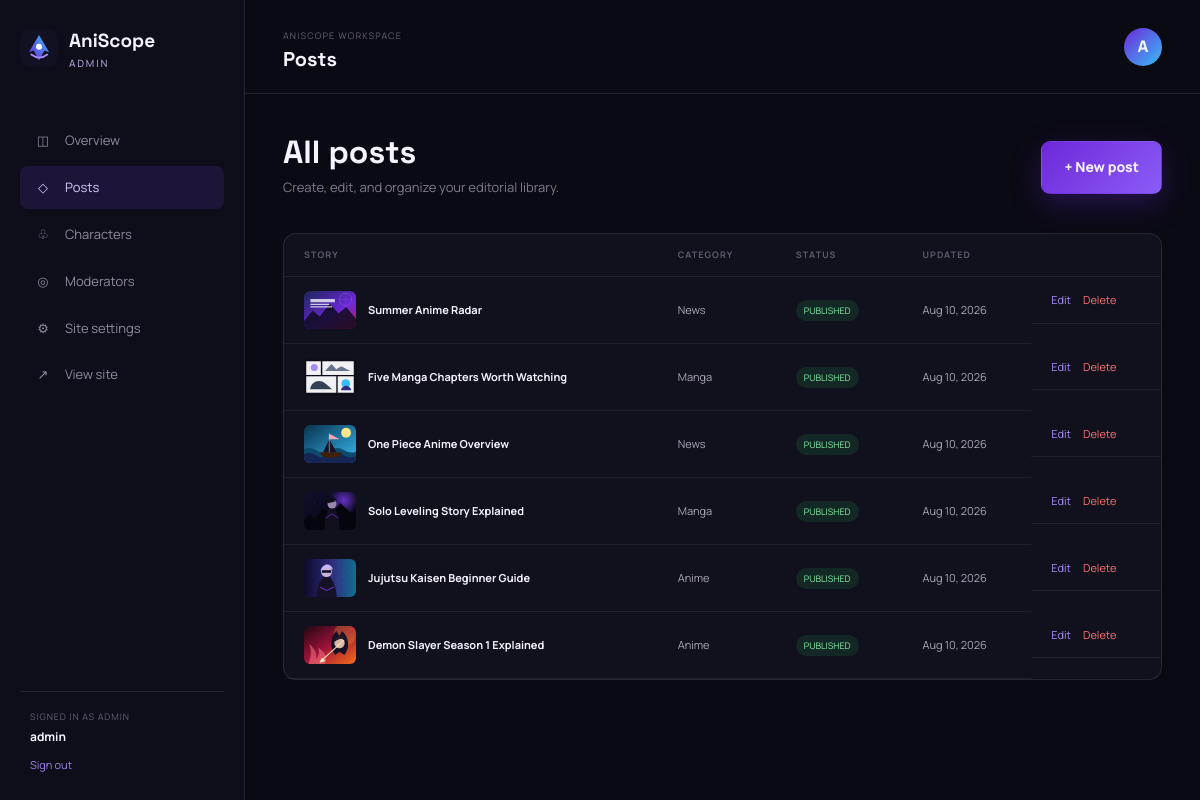
Screenshot of /admin/posts.php (signed in) with the database file from the repository.
### tables this page shows
CREATE TABLE IF NOT EXISTS posts (
    id INT UNSIGNED AUTO_INCREMENT PRIMARY KEY,
    title VARCHAR(200) NOT NULL,
    slug VARCHAR(220) NOT NULL UNIQUE,
    category ENUM('Anime','Manga','News') NOT NULL,
    excerpt VARCHAR(500) NOT NULL,
    content MEDIUMTEXT NOT NULL,
    image_url VARCHAR(500) NOT NULL,
    youtube_url VARCHAR(500) NULL,
    status ENUM('draft','published') NOT NULL DEFAULT 'published',
    created_at VARCHAR(40) NOT NULL,
    updated_at VARCHAR(40) NOT NULL,
    INDEX idx_posts_category (category),
    INDEX idx_posts_status (status)
);

### includes/api.php (called while the page is built, shortened)
<?php
function env_value(string $key, string $default = ''): string
{
    static $values = null;
    if ($values === null) {
        $values = [];
    }
    return $_ENV[$key] ?? getenv($key) ?: ($values[$key] ?? $default);
}
function db_config(): array
{
    $configFile = dirname(__DIR__) . '/config/database.php';
    $config = is_file($configFile) ? require $configFile : [];
    return [
        'host' => $config['host'] ?? env_value('DB_HOST', 'localhost'),
        'port' => $config['port'] ?? env_value('DB_PORT', '3306'),
        'name' => $config['name'] ?? env_value('DB_NAME', ''),
        'user' => $config['user'] ?? env_value('DB_USER', ''),
        'pass' => $config['pass'] ?? env_value('DB_PASS', ''),
        'charset' => $config['charset'] ?? env_value('DB_CHARSET', 'utf8mb4'),
    ];
}
function db(): PDO
{
    static $pdo = null;
    if ($pdo instanceof PDO) return $pdo;
    $config = db_config();
    $dsn = sprintf('mysql:host=%s;port=%s;dbname=%s;charset=%s', $config['host'], $config['port'], $config['name'], $config['charset']);
    $pdo = new PDO($dsn, $config['user'], $config['pass'], [
        PDO::ATTR_ERRMODE => PDO::ERRMODE_EXCEPTION,
        PDO::ATTR_DEFAULT_FETCH_MODE => PDO::FETCH_ASSOC,
        PDO::ATTR_EMULATE_PREPARES => false,
    ]);
    return $pdo;
}
function api_response(bool $ok, int $status, array $data = [], ?string $error = null): array
{
    return ['ok' => $ok, 'status' => $status, 'data' => $data, 'error' => $error];
}
function api_request(string $method, string $path, ?array $payload = null, ?string $token = null): array
{
    try {
        $pdo = db();
        $parts = parse_url($path);
        $route = $parts['path'] ?? $path;
        if ($method === 'GET' && $route === '/api/settings') {
            $rows = $pdo->query('SELECT `key`, `value` FROM settings')->fetchAll();
            return api_response(true, 200, array_column($rows, 'value', 'key'));
        }
        if ($method === 'GET' && $route === '/api/posts') {
            $sql = 'SELECT * FROM posts WHERE 1=1';
            $params = [];
            $sql .= ' ORDER BY created_at DESC, id DESC';
            $statement = $pdo->prepare($sql);
            $statement->execute($params);
            return api_response(true, 200, $statement->fetchAll());
        }
        return api_response(false, 404, ['detail' => 'Route not found']);
    } catch (Throwable $exception) {
        return api_response(false, 500, ['detail' => $exception->getMessage()], $exception->getMessage());
    }
}
function api_data(string $path): array
{
    $response = api_request('GET', $path);
    return $response['ok'] ? $response['data'] : [];
}
function e(?string $value): string
{
    return htmlspecialchars($value ?? '', ENT_QUOTES, 'UTF-8');
}
function image_url(string $url): string
{
    return '/' . ltrim($url, '/');
}
function format_date(string $date): string
{
    $timestamp = strtotime($date);
    return $timestamp ? date('M j, Y', $timestamp) : '';
}

### admin/posts.php (the view, shortened to what this page needs)
<?php
require_once __DIR__ . '/auth.php'; require_admin(); require_once __DIR__ . '/layout.php';
$editing = null; $showForm = isset($_GET['new']) || isset($_GET['edit']);
$posts = api_data('/api/posts'); admin_header($showForm ? ($editing ? 'Edit post' : 'Create post') : 'Posts', 'posts');
$value = fn(string $key, string $default='') => e($editing[$key] ?? $default);
?>
<?php if ($showForm): ?>
<div class="editor-heading"><div><a href="/admin/posts.php">← Back to posts</a><h2><?= $editing ? 'Edit story' : 'Create a new story' ?></h2><p>Write clearly, choose original artwork, and publish when it feels ready.</p></div></div>
<form method="post" enctype="multipart/form-data" class="editor-grid"><input type="hidden" name="csrf_token" value="<?= e(csrf_token()) ?>"><input type="hidden" name="action" value="save"><input type="hidden" name="id" value="<?= (int)($editing['id'] ?? 0) ?>"><input type="hidden" name="current_image_url" value="<?= $value('image_url', '/assets/images/post-fire.svg') ?>"><section class="admin-card admin-form"><label>Title<input name="title" value="<?= $value('title') ?>" required maxlength="200" placeholder="A story worth opening"></label><div class="form-row"><label>Category<select name="category"><?php foreach (['Anime','Manga','News'] as $category): ?><option <?= ($editing['category']??'Anime')===$category?'selected':'' ?>><?= $category ?></option><?php endforeach; ?></select></label><label>Status<select name="status"><option value="published" <?= ($editing['status']??'published')==='published'?'selected':'' ?>>Published</option><option value="draft" <?= ($editing['status']??'')==='draft'?'selected':'' ?>>Draft</option></select></label></div><label>Excerpt<textarea name="excerpt" rows="3" maxlength="500" required placeholder="A sharp, inviting summary…"><?= $value('excerpt') ?></textarea></label><label>Content<textarea name="content" rows="14" required placeholder="Write the full story here…"><?= $value('content') ?></textarea></label><label>YouTube URL <span class="optional-label">Optional</span><input type="url" name="youtube_url" value="<?= $value('youtube_url') ?>" placeholder="https://www.youtube.com/watch?v=..."></label><p class="form-hint">When supplied, a privacy-enhanced video frame appears inside the article. Leave empty to show no frame.</p></section><aside class="admin-card admin-form sticky-editor"><label>Upload image <span class="optional-label">JPG, PNG, WebP or GIF</span><input type="file" name="image_file" accept="image/jpeg,image/png,image/webp,image/gif" data-image-file></label><div class="image-divider"><span>or</span></div><label>Image URL or ImgBB HTML<input name="image_url" value="<?= $value('image_url', '/assets/images/post-fire.svg') ?>" placeholder="https://i.ibb.co/... or <a><img src=...></a>"></label><div class="image-preview"><img id="image-preview" src="<?= $value('image_url', '/assets/images/post-fire.svg') ?>" alt="Preview"></div><p class="form-hint">A new uploaded file takes priority. ImgBB embed HTML is reduced safely to its image URL.</p><button class="button primary full" type="submit"><?= $editing ? 'Save changes' : 'Publish story' ?> →</button></aside></form>
<?php else: ?>
<div class="admin-list-heading"><div><h2>All posts</h2><p>Create, edit, and organize your editorial library.</p></div><a class="button primary" href="?new=1">+ New post</a></div>
<section class="admin-card"><div class="admin-table-wrap"><table class="admin-table"><thead><tr><th>Story</th><th>Category</th><th>Status</th><th>Updated</th><th></th></tr></thead><tbody><?php foreach ($posts as $post): ?><tr><td><div class="table-title"><img src="<?= e(image_url($post['image_url'])) ?>" alt=""><strong><?= e($post['title']) ?></strong></div></td><td><?= e($post['category']) ?></td><td><span class="status <?= e($post['status']) ?>"><?= e($post['status']) ?></span></td><td><?= e(format_date($post['updated_at'])) ?></td><td class="actions"><a href="?edit=<?= (int)$post['id'] ?>">Edit</a><form method="post" data-confirm="Delete this post permanently?"><input type="hidden" name="csrf_token" value="<?= e(csrf_token()) ?>"><input type="hidden" name="action" value="delete"><input type="hidden" name="id" value="<?= (int)$post['id'] ?>"><button type="submit">Delete</button></form></td></tr><?php endforeach; ?></tbody></table></div></section>
<?php endif; admin_footer(); ?>

### assets/css/style.css (style rules this page uses)
:root { --ink:#070711;--panel:#11111f;--panel2:#17172a;--text:#f5f3ff;--muted:#a5a3b8;--purple:#8b5cf6;--violet:#6d28d9;--blue:#38bdf8;--line:rgba(255,255,255,.1);--glow:0 0 40px rgba(124,58,237,.25);--radius:18px;--container:1240px }
* { box-sizing:border-box }
html { scroll-behavior:smooth }
body { margin:0;background:var(--ink);color:var(--text);font-family:Manrope,system-ui,sans-serif;line-height:1.6 }
a { color:inherit;text-decoration:none }
img { display:block;max-width:100% }
button,input,textarea,select { font:inherit }
.button { display:inline-flex;align-items:center;justify-content:center;gap:18px;padding:14px 22px;border-radius:9px;font-weight:800;font-size:14px;border:1px solid transparent;cursor:pointer;transition:.25s }
.button.primary { background:linear-gradient(135deg,var(--violet),var(--purple));box-shadow:0 10px 30px rgba(109,40,217,.3) }
.admin-body { background:#0a0a13 }
.dashboard-welcome,.admin-list-heading,.editor-heading { display:flex;align-items:center;justify-content:space-between;margin-bottom:30px }
.dashboard-welcome h2,.admin-list-heading h2,.editor-heading h2 { font:700 32px 'Space Grotesk';margin:0 }
.dashboard-welcome p,.admin-list-heading p,.editor-heading p { color:#7f7b8e;font-size:13px;margin:5px 0 }
.stat-card,.admin-card { background:#11111d;border:1px solid var(--line);border-radius:13px }
.admin-table-wrap { overflow:auto }
.admin-table { width:100%;border-collapse:collapse;min-width:700px }
.admin-table th,.admin-table td { text-align:left;padding:14px 20px;border-bottom:1px solid rgba(255,255,255,.06);font-size:11px;color:#aaa6b5 }
.admin-table th { text-transform:uppercase;font-size:9px;letter-spacing:.12em;color:#5f5c6b }
.table-title { display:flex;align-items:center;gap:12px;color:#f5f2ff }
.table-title img { width:52px;height:38px;object-fit:cover;border-radius:6px }
.status { font-size:9px;text-transform:uppercase;padding:4px 8px;border-radius:999px }
.status.published { background:rgba(34,197,94,.12);color:#86efac }
.actions { display:flex;gap:12px;align-items:center }
.actions a { color:#a78bfa }
.actions form { display:inline }
.actions button { background:none;border:0;color:#f87171;cursor:pointer;padding:0;font-size:11px }

### rows the page displays
posts: image_url (picture), title "Summer Anime Radar", category "News", status "PUBLISHED", updated_at "Aug 10, 2026"
posts: image_url (picture), title "Five Manga Chapters Worth Watching", category "Manga", status "PUBLISHED", updated_at "Aug 10, 2026"
posts: image_url (picture), title "One Piece Anime Overview", category "News", status "PUBLISHED", updated_at "Aug 10, 2026"
posts: image_url (picture), title "Solo Leveling Story Explained", category "Manga", status "PUBLISHED", updated_at "Aug 10, 2026"
posts: image_url (picture), title "Jujutsu Kaisen Beginner Guide", category "Anime", status "PUBLISHED", updated_at "Aug 10, 2026"
posts: image_url (picture), title "Demon Slayer Season 1 Explained", category "Anime", status "PUBLISHED", updated_at "Aug 10, 2026"

### other values shown
current_user()['role'] "ADMIN"
current_user()['username'] "admin"
$title "Posts"
substr(current_user()['username'] ?? 'A', 0, 1) "A"
